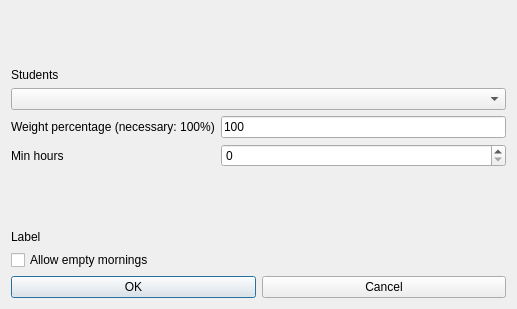
<?xml version="1.0" encoding="UTF-8"?>
<ui version="4.0">
 <class>ModifyConstraintStudentsSetMinHoursPerMorningForm_template</class>
 <widget class="QDialog" name="ModifyConstraintStudentsSetMinHoursPerMorningForm_template">
  <property name="geometry">
   <rect>
    <x>0</x>
    <y>0</y>
    <width>517</width>
    <height>309</height>
   </rect>
  </property>
  <property name="windowTitle">
   <string extracomment="This is the title of the dialog to modify a constraint of this type">Modify students set min hours per morning</string>
  </property>
  <layout class="QGridLayout" name="gridLayout">
   <item row="0" column="0">
    <spacer name="verticalSpacer">
     <property name="orientation">
      <enum>Qt::Vertical</enum>
     </property>
     <property name="sizeHint" stdset="0">
      <size>
       <width>20</width>
       <height>43</height>
      </size>
     </property>
    </spacer>
   </item>
   <item row="1" column="0">
    <widget class="QLabel" name="studentsTextLabel">
     <property name="text">
      <string>Students</string>
     </property>
    </widget>
   </item>
   <item row="2" column="0" colspan="3">
    <widget class="QComboBox" name="studentsComboBox"/>
   </item>
   <item row="3" column="0">
    <widget class="QLabel" name="weightTextLabel">
     <property name="text">
      <string>Weight percentage (necessary: 100%)</string>
     </property>
    </widget>
   </item>
   <item row="3" column="1" colspan="2">
    <widget class="QLineEdit" name="weightLineEdit">
     <property name="text">
      <string notr="true">100</string>
     </property>
    </widget>
   </item>
   <item row="4" column="0">
    <widget class="QLabel" name="minHoursTextLabel">
     <property name="text">
      <string>Min hours</string>
     </property>
    </widget>
   </item>
   <item row="4" column="1" colspan="2">
    <widget class="QSpinBox" name="minHoursSpinBox"/>
   </item>
   <item row="5" column="0">
    <spacer name="verticalSpacer_2">
     <property name="orientation">
      <enum>Qt::Vertical</enum>
     </property>
     <property name="sizeHint" stdset="0">
      <size>
       <width>20</width>
       <height>43</height>
      </size>
     </property>
    </spacer>
   </item>
   <item row="6" column="0" colspan="2">
    <widget class="QLabel" name="allowLabel">
     <property name="text">
      <string notr="true">Label</string>
     </property>
    </widget>
   </item>
   <item row="7" column="0" colspan="2">
    <widget class="QCheckBox" name="allowEmptyMorningsCheckBox">
     <property name="text">
      <string>Allow empty mornings</string>
     </property>
    </widget>
   </item>
   <item row="8" column="0" colspan="3">
    <layout class="QHBoxLayout" name="horizontalLayout">
     <item>
      <widget class="QPushButton" name="okPushButton">
       <property name="text">
        <string>OK</string>
       </property>
      </widget>
     </item>
     <item>
      <widget class="QPushButton" name="cancelPushButton">
       <property name="text">
        <string>Cancel</string>
       </property>
      </widget>
     </item>
    </layout>
   </item>
  </layout>
 </widget>
 <resources/>
 <connections/>
</ui>
